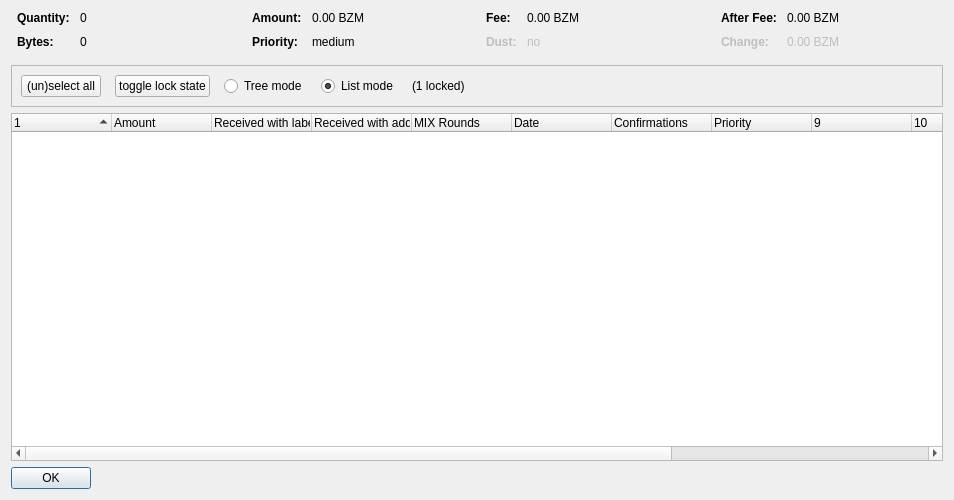
<?xml version="1.0" encoding="UTF-8"?>
<ui version="4.0">
 <class>CoinControlDialog</class>
 <widget class="QDialog" name="CoinControlDialog">
  <property name="geometry">
   <rect>
    <x>0</x>
    <y>0</y>
    <width>954</width>
    <height>500</height>
   </rect>
  </property>
  <property name="windowTitle">
   <string>Coin Selection</string>
  </property>
  <layout class="QVBoxLayout" name="verticalLayout">
   <item>
    <layout class="QHBoxLayout" name="horizontalLayoutTop" stretch="0,0,0,0">
     <property name="topMargin">
      <number>0</number>
     </property>
     <property name="bottomMargin">
      <number>10</number>
     </property>
     <item>
      <layout class="QFormLayout" name="formLayoutCoinControl1">
       <property name="horizontalSpacing">
        <number>10</number>
       </property>
       <property name="verticalSpacing">
        <number>10</number>
       </property>
       <property name="leftMargin">
        <number>6</number>
       </property>
       <property name="rightMargin">
        <number>6</number>
       </property>
       <item row="0" column="0">
        <widget class="QLabel" name="labelCoinControlQuantityText">
         <property name="font">
          <font>
           <weight>75</weight>
           <bold>true</bold>
          </font>
         </property>
         <property name="text">
          <string>Quantity:</string>
         </property>
        </widget>
       </item>
       <item row="0" column="1">
        <widget class="QLabel" name="labelCoinControlQuantity">
         <property name="cursor">
          <cursorShape>IBeamCursor</cursorShape>
         </property>
         <property name="contextMenuPolicy">
          <enum>Qt::ActionsContextMenu</enum>
         </property>
         <property name="text">
          <string notr="true">0</string>
         </property>
         <property name="textInteractionFlags">
          <set>Qt::LinksAccessibleByMouse|Qt::TextSelectableByKeyboard|Qt::TextSelectableByMouse</set>
         </property>
        </widget>
       </item>
       <item row="1" column="0">
        <widget class="QLabel" name="labelCoinControlBytesText">
         <property name="font">
          <font>
           <weight>75</weight>
           <bold>true</bold>
          </font>
         </property>
         <property name="text">
          <string>Bytes:</string>
         </property>
        </widget>
       </item>
       <item row="1" column="1">
        <widget class="QLabel" name="labelCoinControlBytes">
         <property name="cursor">
          <cursorShape>IBeamCursor</cursorShape>
         </property>
         <property name="contextMenuPolicy">
          <enum>Qt::ActionsContextMenu</enum>
         </property>
         <property name="text">
          <string notr="true">0</string>
         </property>
         <property name="textInteractionFlags">
          <set>Qt::LinksAccessibleByMouse|Qt::TextSelectableByKeyboard|Qt::TextSelectableByMouse</set>
         </property>
        </widget>
       </item>
      </layout>
     </item>
     <item>
      <layout class="QFormLayout" name="formLayoutCoinControl2">
       <property name="horizontalSpacing">
        <number>10</number>
       </property>
       <property name="verticalSpacing">
        <number>10</number>
       </property>
       <property name="leftMargin">
        <number>6</number>
       </property>
       <property name="rightMargin">
        <number>6</number>
       </property>
       <item row="0" column="0">
        <widget class="QLabel" name="labelCoinControlAmountText">
         <property name="font">
          <font>
           <weight>75</weight>
           <bold>true</bold>
          </font>
         </property>
         <property name="text">
          <string>Amount:</string>
         </property>
        </widget>
       </item>
       <item row="0" column="1">
        <widget class="QLabel" name="labelCoinControlAmount">
         <property name="cursor">
          <cursorShape>IBeamCursor</cursorShape>
         </property>
         <property name="contextMenuPolicy">
          <enum>Qt::ActionsContextMenu</enum>
         </property>
         <property name="text">
          <string notr="true">0.00 BZM</string>
         </property>
         <property name="textInteractionFlags">
          <set>Qt::LinksAccessibleByMouse|Qt::TextSelectableByKeyboard|Qt::TextSelectableByMouse</set>
         </property>
        </widget>
       </item>
       <item row="1" column="0">
        <widget class="QLabel" name="labelCoinControlPriorityText">
         <property name="font">
          <font>
           <weight>75</weight>
           <bold>true</bold>
          </font>
         </property>
         <property name="text">
          <string>Priority:</string>
         </property>
        </widget>
       </item>
       <item row="1" column="1">
        <widget class="QLabel" name="labelCoinControlPriority">
         <property name="cursor">
          <cursorShape>IBeamCursor</cursorShape>
         </property>
         <property name="contextMenuPolicy">
          <enum>Qt::ActionsContextMenu</enum>
         </property>
         <property name="text">
          <string>medium</string>
         </property>
         <property name="textInteractionFlags">
          <set>Qt::LinksAccessibleByMouse|Qt::TextSelectableByKeyboard|Qt::TextSelectableByMouse</set>
         </property>
        </widget>
       </item>
      </layout>
     </item>
     <item>
      <layout class="QFormLayout" name="formLayoutCoinControl3">
       <property name="horizontalSpacing">
        <number>10</number>
       </property>
       <property name="verticalSpacing">
        <number>10</number>
       </property>
       <property name="leftMargin">
        <number>6</number>
       </property>
       <property name="rightMargin">
        <number>6</number>
       </property>
       <item row="0" column="0">
        <widget class="QLabel" name="labelCoinControlFeeText">
         <property name="font">
          <font>
           <weight>75</weight>
           <bold>true</bold>
          </font>
         </property>
         <property name="text">
          <string>Fee:</string>
         </property>
        </widget>
       </item>
       <item row="0" column="1">
        <widget class="QLabel" name="labelCoinControlFee">
         <property name="cursor">
          <cursorShape>IBeamCursor</cursorShape>
         </property>
         <property name="contextMenuPolicy">
          <enum>Qt::ActionsContextMenu</enum>
         </property>
         <property name="text">
          <string notr="true">0.00 BZM</string>
         </property>
         <property name="textInteractionFlags">
          <set>Qt::LinksAccessibleByMouse|Qt::TextSelectableByKeyboard|Qt::TextSelectableByMouse</set>
         </property>
        </widget>
       </item>
       <item row="1" column="0">
        <widget class="QLabel" name="labelCoinControlLowOutputText">
         <property name="enabled">
          <bool>false</bool>
         </property>
         <property name="font">
          <font>
           <weight>75</weight>
           <bold>true</bold>
          </font>
         </property>
         <property name="text">
          <string>Dust:</string>
         </property>
        </widget>
       </item>
       <item row="1" column="1">
        <widget class="QLabel" name="labelCoinControlLowOutput">
         <property name="enabled">
          <bool>false</bool>
         </property>
         <property name="cursor">
          <cursorShape>IBeamCursor</cursorShape>
         </property>
         <property name="contextMenuPolicy">
          <enum>Qt::ActionsContextMenu</enum>
         </property>
         <property name="text">
          <string>no</string>
         </property>
         <property name="textInteractionFlags">
          <set>Qt::LinksAccessibleByMouse|Qt::TextSelectableByKeyboard|Qt::TextSelectableByMouse</set>
         </property>
        </widget>
       </item>
      </layout>
     </item>
     <item>
      <layout class="QFormLayout" name="formLayoutCoinControl4">
       <property name="horizontalSpacing">
        <number>10</number>
       </property>
       <property name="verticalSpacing">
        <number>10</number>
       </property>
       <property name="leftMargin">
        <number>6</number>
       </property>
       <property name="rightMargin">
        <number>6</number>
       </property>
       <item row="0" column="0">
        <widget class="QLabel" name="labelCoinControlAfterFeeText">
         <property name="font">
          <font>
           <weight>75</weight>
           <bold>true</bold>
          </font>
         </property>
         <property name="text">
          <string>After Fee:</string>
         </property>
        </widget>
       </item>
       <item row="0" column="1">
        <widget class="QLabel" name="labelCoinControlAfterFee">
         <property name="cursor">
          <cursorShape>IBeamCursor</cursorShape>
         </property>
         <property name="contextMenuPolicy">
          <enum>Qt::ActionsContextMenu</enum>
         </property>
         <property name="text">
          <string notr="true">0.00 BZM</string>
         </property>
         <property name="textInteractionFlags">
          <set>Qt::LinksAccessibleByMouse|Qt::TextSelectableByKeyboard|Qt::TextSelectableByMouse</set>
         </property>
        </widget>
       </item>
       <item row="1" column="0">
        <widget class="QLabel" name="labelCoinControlChangeText">
         <property name="enabled">
          <bool>false</bool>
         </property>
         <property name="font">
          <font>
           <weight>75</weight>
           <bold>true</bold>
          </font>
         </property>
         <property name="text">
          <string>Change:</string>
         </property>
        </widget>
       </item>
       <item row="1" column="1">
        <widget class="QLabel" name="labelCoinControlChange">
         <property name="enabled">
          <bool>false</bool>
         </property>
         <property name="cursor">
          <cursorShape>IBeamCursor</cursorShape>
         </property>
         <property name="contextMenuPolicy">
          <enum>Qt::ActionsContextMenu</enum>
         </property>
         <property name="text">
          <string notr="true">0.00 BZM</string>
         </property>
         <property name="textInteractionFlags">
          <set>Qt::LinksAccessibleByMouse|Qt::TextSelectableByKeyboard|Qt::TextSelectableByMouse</set>
         </property>
        </widget>
       </item>
      </layout>
     </item>
    </layout>
   </item>
   <item>
    <widget class="QFrame" name="frame">
     <property name="minimumSize">
      <size>
       <width>0</width>
       <height>40</height>
      </size>
     </property>
     <property name="frameShape">
      <enum>QFrame::StyledPanel</enum>
     </property>
     <property name="frameShadow">
      <enum>QFrame::Sunken</enum>
     </property>
     <layout class="QHBoxLayout" name="horizontalLayout">
      <item>
       <layout class="QHBoxLayout" name="horizontalLayoutPanel" stretch="0,0,0,0,0,0">
        <property name="spacing">
         <number>14</number>
        </property>
        <item>
         <widget class="QPushButton" name="pushButtonSelectAll">
          <property name="sizePolicy">
           <sizepolicy hsizetype="Maximum" vsizetype="Fixed">
            <horstretch>0</horstretch>
            <verstretch>0</verstretch>
           </sizepolicy>
          </property>
          <property name="text">
           <string>(un)select all</string>
          </property>
          <property name="autoDefault">
           <bool>false</bool>
          </property>
         </widget>
        </item>
        <item>
         <widget class="QPushButton" name="pushButtonToggleLock">
          <property name="sizePolicy">
           <sizepolicy hsizetype="Maximum" vsizetype="Fixed">
            <horstretch>0</horstretch>
            <verstretch>0</verstretch>
           </sizepolicy>
          </property>
          <property name="text">
           <string>toggle lock state</string>
          </property>
          <property name="autoDefault">
           <bool>false</bool>
          </property>
         </widget>
        </item>
        <item>
         <widget class="QRadioButton" name="radioTreeMode">
          <property name="sizePolicy">
           <sizepolicy hsizetype="Maximum" vsizetype="Fixed">
            <horstretch>0</horstretch>
            <verstretch>0</verstretch>
           </sizepolicy>
          </property>
          <property name="text">
           <string>Tree mode</string>
          </property>
         </widget>
        </item>
        <item>
         <widget class="QRadioButton" name="radioListMode">
          <property name="sizePolicy">
           <sizepolicy hsizetype="Maximum" vsizetype="Fixed">
            <horstretch>0</horstretch>
            <verstretch>0</verstretch>
           </sizepolicy>
          </property>
          <property name="text">
           <string>List mode</string>
          </property>
          <property name="checked">
           <bool>true</bool>
          </property>
         </widget>
        </item>
        <item>
         <widget class="QLabel" name="labelLocked">
          <property name="text">
           <string>(1 locked)</string>
          </property>
         </widget>
        </item>
        <item>
         <spacer name="horizontalSpacer">
          <property name="orientation">
           <enum>Qt::Horizontal</enum>
          </property>
          <property name="sizeHint" stdset="0">
           <size>
            <width>40</width>
            <height>20</height>
           </size>
          </property>
         </spacer>
        </item>
       </layout>
      </item>
     </layout>
    </widget>
   </item>
   <item>
    <widget class="CoinControlTreeWidget" name="treeWidget">
     <property name="contextMenuPolicy">
      <enum>Qt::CustomContextMenu</enum>
     </property>
     <property name="sortingEnabled">
      <bool>false</bool>
     </property>
     <property name="columnCount">
      <number>13</number>
     </property>
     <attribute name="headerShowSortIndicator" stdset="0">
      <bool>true</bool>
     </attribute>
     <attribute name="headerStretchLastSection">
      <bool>false</bool>
     </attribute>
     <column>
      <property name="text">
       <string/>
      </property>
     </column>
     <column>
      <property name="text">
       <string>Amount</string>
      </property>
     </column>
     <column>
      <property name="text">
       <string>Received with label</string>
      </property>
     </column>
     <column>
      <property name="text">
       <string>Received with address</string>
      </property>
     </column>
     <column>
      <property name="text">
       <string>MIX Rounds</string>
      </property>
     </column>
     <column>
      <property name="text">
       <string>Date</string>
      </property>
     </column>
     <column>
      <property name="text">
       <string>Confirmations</string>
      </property>
      <property name="toolTip">
       <string>Confirmed</string>
      </property>
     </column>
     <column>
      <property name="text">
       <string>Priority</string>
      </property>
     </column>
     <column>
      <property name="text">
       <string/>
      </property>
     </column>
     <column>
      <property name="text">
       <string/>
      </property>
     </column>
     <column>
      <property name="text">
       <string/>
      </property>
     </column>
     <column>
      <property name="text">
       <string/>
      </property>
     </column>
     <column>
      <property name="text">
       <string/>
      </property>
     </column>
    </widget>
   </item>
   <item>
    <widget class="QDialogButtonBox" name="buttonBox">
     <property name="sizePolicy">
      <sizepolicy hsizetype="Maximum" vsizetype="Fixed">
       <horstretch>0</horstretch>
       <verstretch>0</verstretch>
      </sizepolicy>
     </property>
     <property name="orientation">
      <enum>Qt::Horizontal</enum>
     </property>
     <property name="standardButtons">
      <set>QDialogButtonBox::Ok</set>
     </property>
    </widget>
   </item>
  </layout>
 </widget>
 <customwidgets>
  <customwidget>
   <class>CoinControlTreeWidget</class>
   <extends>QTreeWidget</extends>
   <header>coincontroltreewidget.h</header>
  </customwidget>
 </customwidgets>
 <resources/>
 <connections/>
</ui>
